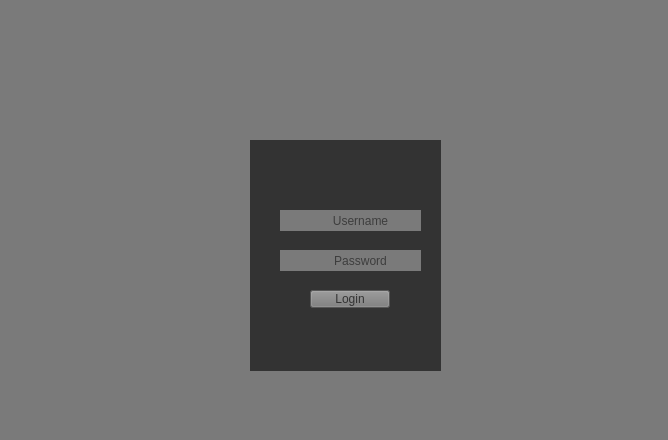
<?xml version="1.0" encoding="UTF-8"?>
<ui version="4.0">
 <class>Login</class>
 <widget class="QMainWindow" name="Login">
  <property name="geometry">
   <rect>
    <x>0</x>
    <y>0</y>
    <width>668</width>
    <height>440</height>
   </rect>
  </property>
  <property name="windowTitle">
   <string>Login</string>
  </property>
  <property name="layoutDirection">
   <enum>Qt::RightToLeft</enum>
  </property>
  <property name="styleSheet">
   <string notr="true">background-color: rgb(122, 122, 122);</string>
  </property>
  <widget class="QWidget" name="centralwidget">
   <widget class="QLabel" name="label">
    <property name="geometry">
     <rect>
      <x>250</x>
      <y>140</y>
      <width>191</width>
      <height>231</height>
     </rect>
    </property>
    <property name="styleSheet">
     <string notr="true">background-color: rgb(51, 51, 51);</string>
    </property>
    <property name="text">
     <string/>
    </property>
   </widget>
   <widget class="QLabel" name="Logo">
    <property name="geometry">
     <rect>
      <x>260</x>
      <y>30</y>
      <width>171</width>
      <height>101</height>
     </rect>
    </property>
    <property name="styleSheet">
     <string notr="true"/>
    </property>
    <property name="text">
     <string/>
    </property>
    <property name="pixmap">
     <pixmap>C:/Users/Asus/Downloads/Vitti_Logo_FullRes.png</pixmap>
    </property>
    <property name="scaledContents">
     <bool>true</bool>
    </property>
    <property name="openExternalLinks">
     <bool>false</bool>
    </property>
   </widget>
   <widget class="QLineEdit" name="Uname">
    <property name="enabled">
     <bool>true</bool>
    </property>
    <property name="geometry">
     <rect>
      <x>300</x>
      <y>210</y>
      <width>121</width>
      <height>21</height>
     </rect>
    </property>
    <property name="layoutDirection">
     <enum>Qt::RightToLeft</enum>
    </property>
    <property name="frame">
     <bool>false</bool>
    </property>
    <property name="alignment">
     <set>Qt::AlignCenter</set>
    </property>
    <property name="placeholderText">
     <string>Username</string>
    </property>
   </widget>
   <widget class="QLineEdit" name="Passwrd">
    <property name="geometry">
     <rect>
      <x>300</x>
      <y>250</y>
      <width>121</width>
      <height>21</height>
     </rect>
    </property>
    <property name="frame">
     <bool>false</bool>
    </property>
    <property name="echoMode">
     <enum>QLineEdit::Password</enum>
    </property>
    <property name="cursorPosition">
     <number>0</number>
    </property>
    <property name="alignment">
     <set>Qt::AlignCenter</set>
    </property>
    <property name="placeholderText">
     <string>Password</string>
    </property>
   </widget>
   <widget class="QLabel" name="label_2">
    <property name="geometry">
     <rect>
      <x>280</x>
      <y>210</y>
      <width>21</width>
      <height>21</height>
     </rect>
    </property>
    <property name="styleSheet">
     <string notr="true">background-color: rgb(122, 122, 122);</string>
    </property>
    <property name="text">
     <string/>
    </property>
    <property name="pixmap">
     <pixmap>C:/Users/Asus/Downloads/PngItem_2560200.png</pixmap>
    </property>
    <property name="scaledContents">
     <bool>true</bool>
    </property>
   </widget>
   <widget class="QLabel" name="label_3">
    <property name="geometry">
     <rect>
      <x>280</x>
      <y>250</y>
      <width>21</width>
      <height>21</height>
     </rect>
    </property>
    <property name="styleSheet">
     <string notr="true">background-color: rgb(122, 122, 122);</string>
    </property>
    <property name="text">
     <string/>
    </property>
    <property name="pixmap">
     <pixmap>C:/Users/Asus/Downloads/kindpng_4751731.png</pixmap>
    </property>
    <property name="scaledContents">
     <bool>true</bool>
    </property>
   </widget>
   <widget class="QPushButton" name="pushButton">
    <property name="geometry">
     <rect>
      <x>310</x>
      <y>290</y>
      <width>80</width>
      <height>18</height>
     </rect>
    </property>
    <property name="cursor">
     <cursorShape>PointingHandCursor</cursorShape>
    </property>
    <property name="styleSheet">
     <string notr="true">color: rgb(51, 51, 51);
background-color: rgb(122, 122, 122);</string>
    </property>
    <property name="text">
     <string>Login</string>
    </property>
   </widget>
  </widget>
  <widget class="QMenuBar" name="menubar">
   <property name="geometry">
    <rect>
     <x>0</x>
     <y>0</y>
     <width>668</width>
     <height>17</height>
    </rect>
   </property>
  </widget>
  <widget class="QStatusBar" name="statusbar"/>
 </widget>
 <tabstops>
  <tabstop>pushButton</tabstop>
  <tabstop>Uname</tabstop>
  <tabstop>Passwrd</tabstop>
 </tabstops>
 <resources/>
 <connections/>
</ui>
